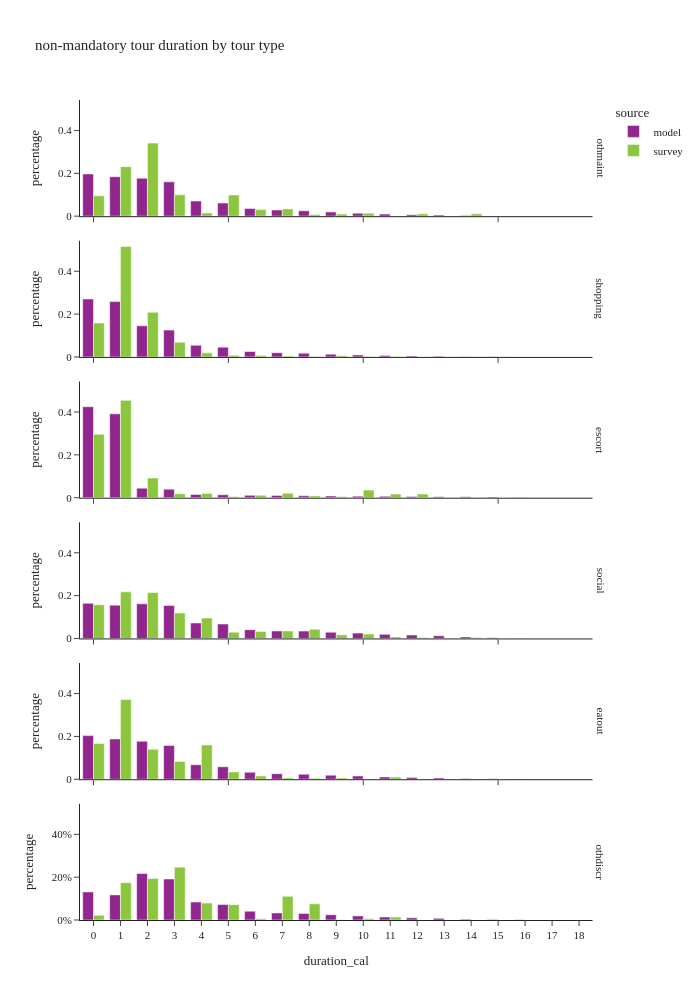

The cell this chart's notebook holds for it:
### Code cell
df_plot = non_m_tour_data.groupby(['source','tour_type','duration_cal'], observed=True)[['tour_weight']].sum().reset_index()
df_plot['percentage'] = df_plot.groupby(['source','tour_type'], group_keys=False)['tour_weight']. \
    apply(lambda x: x / float(x.sum()))

fig = px.bar(df_plot, x="duration_cal", y="percentage", color="source",barmode="group",
             facet_row='tour_type',
             title="non-mandatory tour duration by tour type")
fig.for_each_annotation(lambda a: a.update(text = a.text.split("=")[-1]))
fig.update_layout(height=1000, width=700, yaxis=dict(tickformat=".0%"), xaxis=dict(dtick="1"))
fig.show()

### Figure 1 — Plotly figure (JSON) as saved in the notebook; plotly's stock layout.template omitted (floating-point values rounded to 4 significant figures)
{"data": [{"alignmentgroup": "True", "hovertemplate": "source=model<br>tour_type=othmaint<br>duration_cal=%{x}<br>percentage=%{y}<extra></extra>", "legendgroup": "model", "marker": {"color": "#91268F", "pattern": {"shape": ""}}, "name": "model", "offsetgroup": "model", "orientation": "v", "showlegend": true, "textposition": "auto", "type": "bar", "x": [0.0, 1.0, 2.0, 3.0, 4.0, 5.0, 6.0, 7.0, 8.0, 9.0, 10.0, 11.0, 12.0, 13.0, 14.0, 15.0, 16.0, 17.0], "xaxis": "x6", "y": [0.1969, 0.1843, 0.1774, 0.1602, 0.07061, 0.06147, 0.03559, 0.02888, 0.02511, 0.01953, 0.01388, 0.009711, 0.007058, 0.005035, 0.002733, 0.001198, 0.000426, 2.989e-05], "yaxis": "y6"}, {"alignmentgroup": "True", "hovertemplate": "source=model<br>tour_type=shopping<br>duration_cal=%{x}<br>percentage=%{y}<extra></extra>", "legendgroup": "model", "marker": {"color": "#91268F", "pattern": {"shape": ""}}, "name": "model", "offsetgroup": "model", "orientation": "v", "showlegend": false, "textposition": "auto", "type": "bar", "x": [0.0, 1.0, 2.0, 3.0, 4.0, 5.0, 6.0, 7.0, 8.0, 9.0, 10.0, 11.0, 12.0, 13.0, 14.0, 15.0, 16.0, 17.0], "xaxis": "x5", "y": [0.2705, 0.2583, 0.1454, 0.1253, 0.0546, 0.0458, 0.02532, 0.01989, 0.0172, 0.01273, 0.009469, 0.006251, 0.004478, 0.002917, 0.001272, 0.000428, 8.397e-05, 8.127e-06], "yaxis": "y5"}, {"alignmentgroup": "True", "hovertemplate": "source=model<br>tour_type=escort<br>duration_cal=%{x}<br>percentage=%{y}<extra></extra>", "legendgroup": "model", "marker": {"color": "#91268F", "pattern": {"shape": ""}}, "name": "model", "offsetgroup": "model", "orientation": "v", "showlegend": false, "textposition": "auto", "type": "bar", "x": [0.0, 1.0, 2.0, 3.0, 4.0, 5.0, 6.0, 7.0, 8.0, 9.0, 10.0, 11.0, 12.0, 13.0, 14.0, 15.0, 16.0, 17.0, 18.0], "xaxis": "x4", "y": [0.4248, 0.3917, 0.04465, 0.03986, 0.01539, 0.01368, 0.01116, 0.01042, 0.008741, 0.007915, 0.007218, 0.006315, 0.005242, 0.004592, 0.004688, 0.002791, 0.0007932, 8.02e-05, 1.743e-06], "yaxis": "y4"}, {"alignmentgroup": "True", "hovertemplate": "source=model<br>tour_type=social<br>duration_cal=%{x}<br>percentage=%{y}<extra></extra>", "legendgroup": "model", "marker": {"color": "#91268F", "pattern": {"shape": ""}}, "name": "model", "offsetgroup": "model", "orientation": "v", "showlegend": false, "textposition": "auto", "type": "bar", "x": [0.0, 1.0, 2.0, 3.0, 4.0, 5.0, 6.0, 7.0, 8.0, 9.0, 10.0, 11.0, 12.0, 13.0, 14.0, 15.0, 16.0, 17.0, 18.0], "xaxis": "x3", "y": [0.164, 0.1557, 0.1619, 0.1542, 0.07214, 0.06743, 0.04108, 0.03475, 0.03452, 0.02917, 0.025, 0.01919, 0.01589, 0.0125, 0.007181, 0.00387, 0.001308, 0.000165, 1.178e-05], "yaxis": "y3"}, {"alignmentgroup": "True", "hovertemplate": "source=model<br>tour_type=eatout<br>duration_cal=%{x}<br>percentage=%{y}<extra></extra>", "legendgroup": "model", "marker": {"color": "#91268F", "pattern": {"shape": ""}}, "name": "model", "offsetgroup": "model", "orientation": "v", "showlegend": false, "textposition": "auto", "type": "bar", "x": [0.0, 1.0, 2.0, 3.0, 4.0, 5.0, 6.0, 7.0, 8.0, 9.0, 10.0, 11.0, 12.0, 13.0, 14.0, 15.0, 16.0, 17.0], "xaxis": "x2", "y": [0.2037, 0.1879, 0.1774, 0.1579, 0.06743, 0.058, 0.03236, 0.02581, 0.02351, 0.01899, 0.01511, 0.01083, 0.008657, 0.006298, 0.003619, 0.0018, 0.0006098, 0.0001053], "yaxis": "y2"}, {"alignmentgroup": "True", "hovertemplate": "source=model<br>tour_type=othdiscr<br>duration_cal=%{x}<br>percentage=%{y}<extra></extra>", "legendgroup": "model", "marker": {"color": "#91268F", "pattern": {"shape": ""}}, "name": "model", "offsetgroup": "model", "orientation": "v", "showlegend": false, "textposition": "auto", "type": "bar", "x": [0.0, 1.0, 2.0, 3.0, 4.0, 5.0, 6.0, 7.0, 8.0, 9.0, 10.0, 11.0, 12.0, 13.0, 14.0, 15.0, 16.0, 17.0, 18.0], "xaxis": "x", "y": [0.1313, 0.1173, 0.2172, 0.1916, 0.08365, 0.07211, 0.04106, 0.03291, 0.03082, 0.02453, 0.01924, 0.01382, 0.01029, 0.007711, 0.004049, 0.00181, 0.0005686, 8.411e-05, 3.364e-06], "yaxis": "y"}, {"alignmentgroup": "True", "hovertemplate": "source=survey<br>tour_type=othmaint<br>duration_cal=%{x}<br>percentage=%{y}<extra></extra>", "legendgroup": "survey", "marker": {"color": "#8CC63E", "pattern": {"shape": ""}}, "name": "survey", "offsetgroup": "survey", "orientation": "v", "showlegend": true, "textposition": "auto", "type": "bar", "x": [0.0, 1.0, 2.0, 3.0, 4.0, 5.0, 6.0, 7.0, 8.0, 9.0, 10.0, 11.0, 12.0, 14.0], "xaxis": "x6", "y": [0.09489, 0.2312, 0.3412, 0.09963, 0.01474, 0.09884, 0.03063, 0.03397, 0.007608, 0.01024, 0.0137, 0.001183, 0.0109, 0.01123], "yaxis": "y6"}, {"alignmentgroup": "True", "hovertemplate": "source=survey<br>tour_type=shopping<br>duration_cal=%{x}<br>percentage=%{y}<extra></extra>", "legendgroup": "survey", "marker": {"color": "#8CC63E", "pattern": {"shape": ""}}, "name": "survey", "offsetgroup": "survey", "orientation": "v", "showlegend": false, "textposition": "auto", "type": "bar", "x": [0.0, 1.0, 2.0, 3.0, 4.0, 5.0, 6.0, 7.0, 8.0, 9.0, 10.0, 11.0, 12.0], "xaxis": "x5", "y": [0.1584, 0.5154, 0.2086, 0.06896, 0.01901, 0.007801, 0.006357, 0.004282, 0.002284, 0.005449, 0.001846, 0.001687, 0.0], "yaxis": "y5"}, {"alignmentgroup": "True", "hovertemplate": "source=survey<br>tour_type=escort<br>duration_cal=%{x}<br>percentage=%{y}<extra></extra>", "legendgroup": "survey", "marker": {"color": "#8CC63E", "pattern": {"shape": ""}}, "name": "survey", "offsetgroup": "survey", "orientation": "v", "showlegend": false, "textposition": "auto", "type": "bar", "x": [0.0, 1.0, 2.0, 3.0, 4.0, 5.0, 6.0, 7.0, 8.0, 9.0, 10.0, 11.0, 12.0, 13.0, 15.0], "xaxis": "x4", "y": [0.2966, 0.4545, 0.09176, 0.01838, 0.02012, 0.004171, 0.01126, 0.02127, 0.008111, 0.004191, 0.03545, 0.01683, 0.01718, 0.0001735, 0.0], "yaxis": "y4"}, {"alignmentgroup": "True", "hovertemplate": "source=survey<br>tour_type=social<br>duration_cal=%{x}<br>percentage=%{y}<extra></extra>", "legendgroup": "survey", "marker": {"color": "#8CC63E", "pattern": {"shape": ""}}, "name": "survey", "offsetgroup": "survey", "orientation": "v", "showlegend": false, "textposition": "auto", "type": "bar", "x": [0.0, 1.0, 2.0, 3.0, 4.0, 5.0, 6.0, 7.0, 8.0, 9.0, 10.0, 11.0, 12.0, 13.0, 14.0, 15.0], "xaxis": "x3", "y": [0.1574, 0.2177, 0.2145, 0.1191, 0.09508, 0.02935, 0.03289, 0.03484, 0.04316, 0.01715, 0.02045, 0.007386, 0.004057, 0.002096, 0.004626, 0.0002747], "yaxis": "y3"}, {"alignmentgroup": "True", "hovertemplate": "source=survey<br>tour_type=eatout<br>duration_cal=%{x}<br>percentage=%{y}<extra></extra>", "legendgroup": "survey", "marker": {"color": "#8CC63E", "pattern": {"shape": ""}}, "name": "survey", "offsetgroup": "survey", "orientation": "v", "showlegend": false, "textposition": "auto", "type": "bar", "x": [0.0, 1.0, 2.0, 3.0, 4.0, 5.0, 6.0, 7.0, 8.0, 9.0, 10.0, 11.0, 12.0], "xaxis": "x2", "y": [0.167, 0.3718, 0.14, 0.08302, 0.1598, 0.03424, 0.01541, 0.006247, 0.004598, 0.005708, 0.001175, 0.01006, 0.000947], "yaxis": "y2"}, {"alignmentgroup": "True", "hovertemplate": "source=survey<br>tour_type=othdiscr<br>duration_cal=%{x}<br>percentage=%{y}<extra></extra>", "legendgroup": "survey", "marker": {"color": "#8CC63E", "pattern": {"shape": ""}}, "name": "survey", "offsetgroup": "survey", "orientation": "v", "showlegend": false, "textposition": "auto", "type": "bar", "x": [0.0, 1.0, 2.0, 3.0, 4.0, 5.0, 6.0, 7.0, 8.0, 9.0, 10.0, 11.0, 13.0, 15.0], "xaxis": "x", "y": [0.02166, 0.1743, 0.1941, 0.2467, 0.07924, 0.0717, 0.00584, 0.1105, 0.07536, 0.001237, 0.005549, 0.01359, 0.0, 0.0001676], "yaxis": "y"}], "layout": {"annotations": [{"font": {}, "showarrow": false, "text": "othdiscr", "textangle": 90, "x": 0.98, "xanchor": "left", "xref": "paper", "y": 0.07083, "yanchor": "middle", "yref": "paper"}, {"font": {}, "showarrow": false, "text": "eatout", "textangle": 90, "x": 0.98, "xanchor": "left", "xref": "paper", "y": 0.2425, "yanchor": "middle", "yref": "paper"}, {"font": {}, "showarrow": false, "text": "social", "textangle": 90, "x": 0.98, "xanchor": "left", "xref": "paper", "y": 0.4142, "yanchor": "middle", "yref": "paper"}, {"font": {}, "showarrow": false, "text": "escort", "textangle": 90, "x": 0.98, "xanchor": "left", "xref": "paper", "y": 0.5858, "yanchor": "middle", "yref": "paper"}, {"font": {}, "showarrow": false, "text": "shopping", "textangle": 90, "x": 0.98, "xanchor": "left", "xref": "paper", "y": 0.7575, "yanchor": "middle", "yref": "paper"}, {"font": {}, "showarrow": false, "text": "othmaint", "textangle": 90, "x": 0.98, "xanchor": "left", "xref": "paper", "y": 0.9292, "yanchor": "middle", "yref": "paper"}], "barmode": "group", "height": 1000, "legend": {"title": {"text": "source"}, "tracegroupgap": 0}, "title": {"text": "non-mandatory tour duration by tour type"}, "width": 700, "xaxis": {"anchor": "y", "domain": [0, 0.98], "dtick": "1", "title": {"text": "duration_cal"}}, "xaxis2": {"anchor": "y2", "domain": [0, 0.98], "matches": "x", "showticklabels": false}, "xaxis3": {"anchor": "y3", "domain": [0, 0.98], "matches": "x", "showticklabels": false}, "xaxis4": {"anchor": "y4", "domain": [0, 0.98], "matches": "x", "showticklabels": false}, "xaxis5": {"anchor": "y5", "domain": [0, 0.98], "matches": "x", "showticklabels": false}, "xaxis6": {"anchor": "y6", "domain": [0, 0.98], "matches": "x", "showticklabels": false}, "yaxis": {"anchor": "x", "domain": [0, 0.1417], "tickformat": ".0%", "title": {"text": "percentage"}}, "yaxis2": {"anchor": "x2", "domain": [0.1717, 0.3133], "matches": "y", "title": {"text": "percentage"}}, "yaxis3": {"anchor": "x3", "domain": [0.3433, 0.485], "matches": "y", "title": {"text": "percentage"}}, "yaxis4": {"anchor": "x4", "domain": [0.515, 0.6567], "matches": "y", "title": {"text": "percentage"}}, "yaxis5": {"anchor": "x5", "domain": [0.6867, 0.8283], "matches": "y", "title": {"text": "percentage"}}, "yaxis6": {"anchor": "x6", "domain": [0.8583, 1], "matches": "y", "title": {"text": "percentage"}}}}
